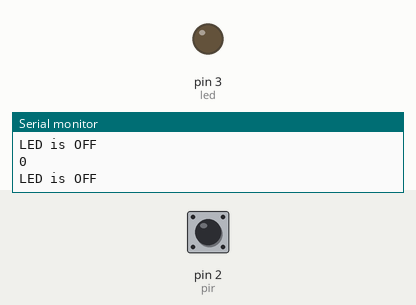
This sketch was run on a simulated Arduino Uno, built with avr-gcc and run on an emulated ATmega328P. On the bench: output pins drawn as LEDs (lit = HIGH), the last lines printed to the serial monitor. Dashed ring = blinking. Inputs (shaded band) come from the test bench; at power-on: pin 2 (pir) LOW.

Above: at 1.2 s.
1.3 s: pin 2 (pir) driven HIGH
At 2.5 s:
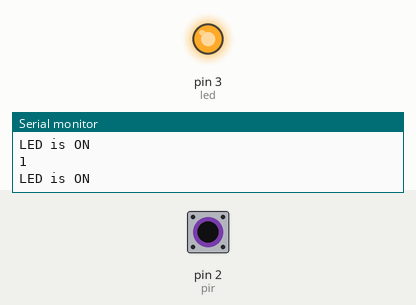
2.8 s: pin 2 (pir) driven LOW
At 3.7 s:
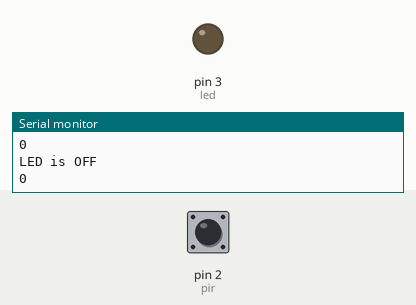
5.8 s: pin 2 (pir) pulsed HIGH 2 times (0.12 s each, 0.3 s apart)
At 5.87 s:
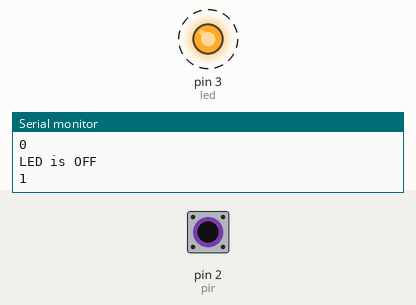
9.4 s: pin 2 (pir) pulsed HIGH 2 times (0.12 s each, 0.3 s apart)
At 10.8 s:
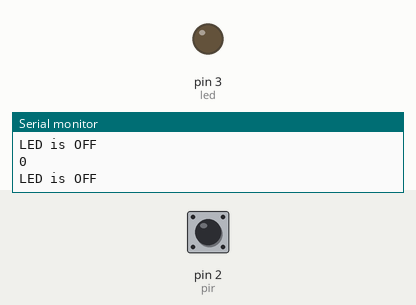
Timing chart, 0 to 12.4 s (numbered marks = the images above; inputs shaded):
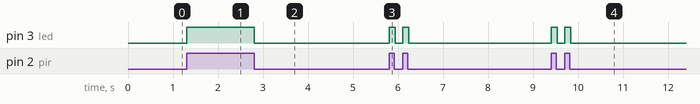

The sketch:

Pir_senser.ino
```cpp
const int pir = 2;
const int led = 3;

void setup() {
  // put your setup code here, to run once:
  pinMode(pir, INPUT); //PIR
  pinMode(led, OUTPUT);//LED
  Serial.begin(9600);

}

void loop() {
  // put your main code here, to run repeatedly:
  int output = digitalRead(pir);
  Serial.println(output);


 if (output == HIGH){
  digitalWrite(led,HIGH);
  Serial.println("LED is ON");
 }
 else {
  digitalWrite(led,LOW);
  Serial.println("LED is OFF");
 }
}
```

Measured:
- after the input at 1.3 s, pin 3 (led): LOW → HIGH at once
- after the input at 2.8 s, pin 3 (led): HIGH → LOW at once
- after the input at 5.8 s, pin 3 (led): alternates HIGH for 0.13 s and LOW for 0.17 s, 4 changes in all, then stays LOW, starting at once
- after the input at 9.4 s, pin 3 (led): alternates HIGH for 0.13 s and LOW for 0.17 s, 4 changes in all, then stays LOW, starting at once
